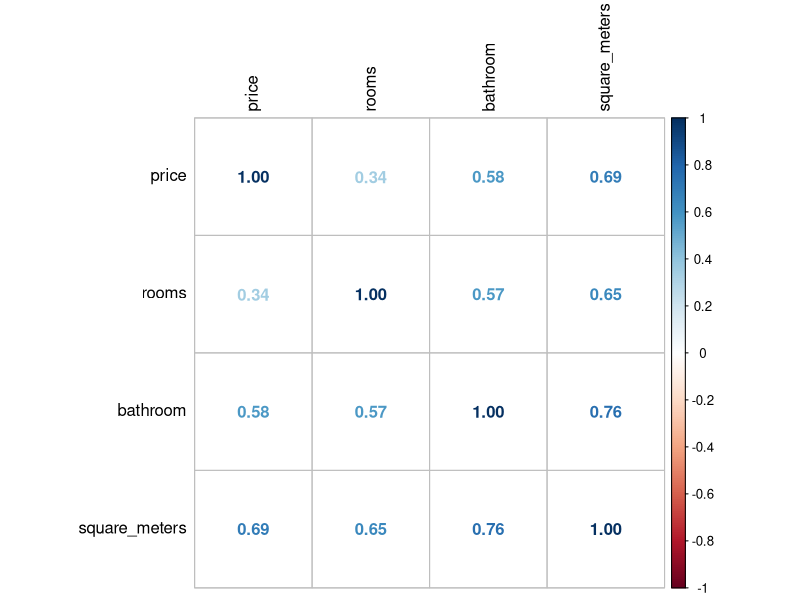
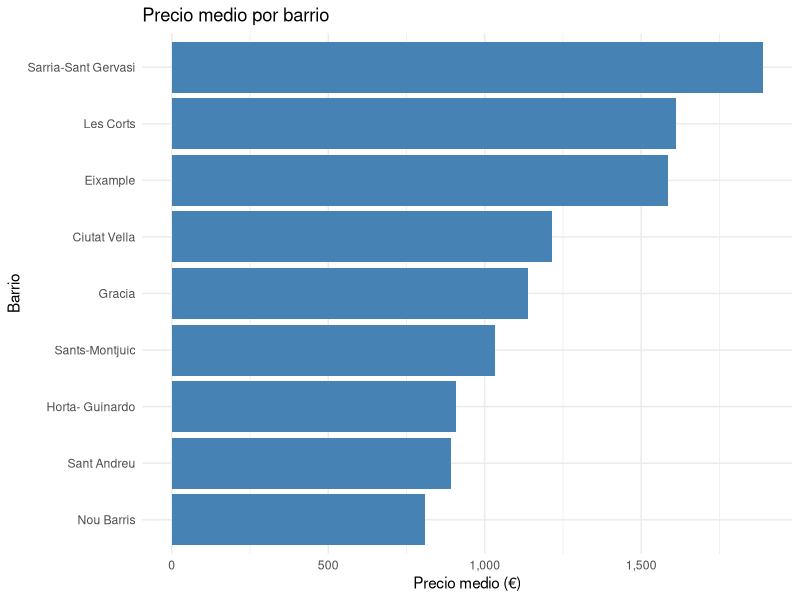
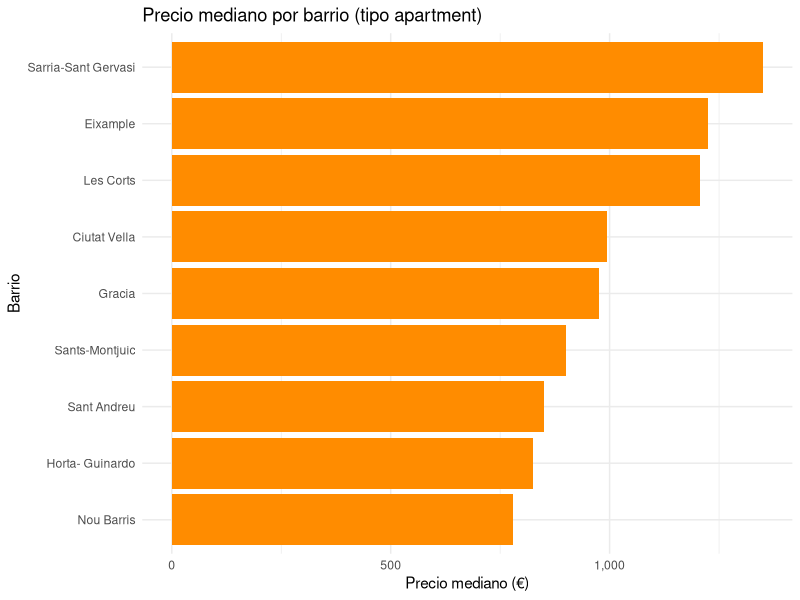
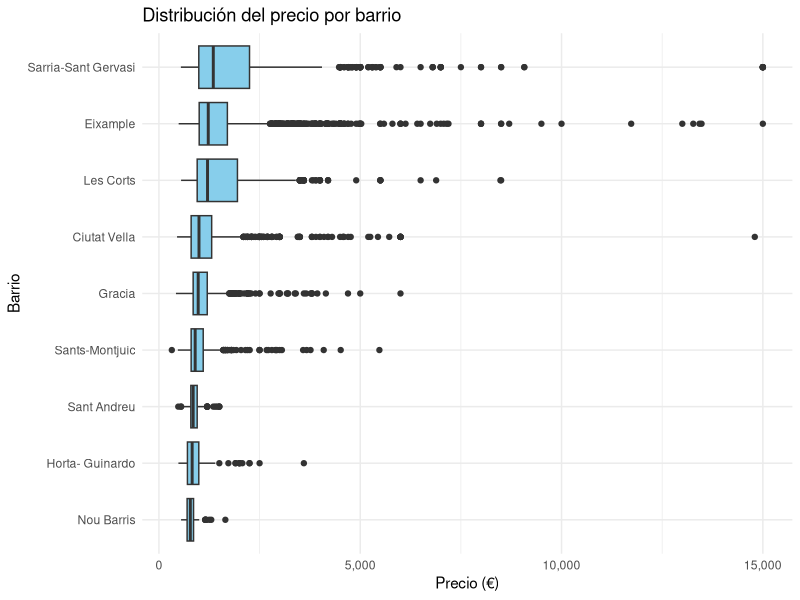
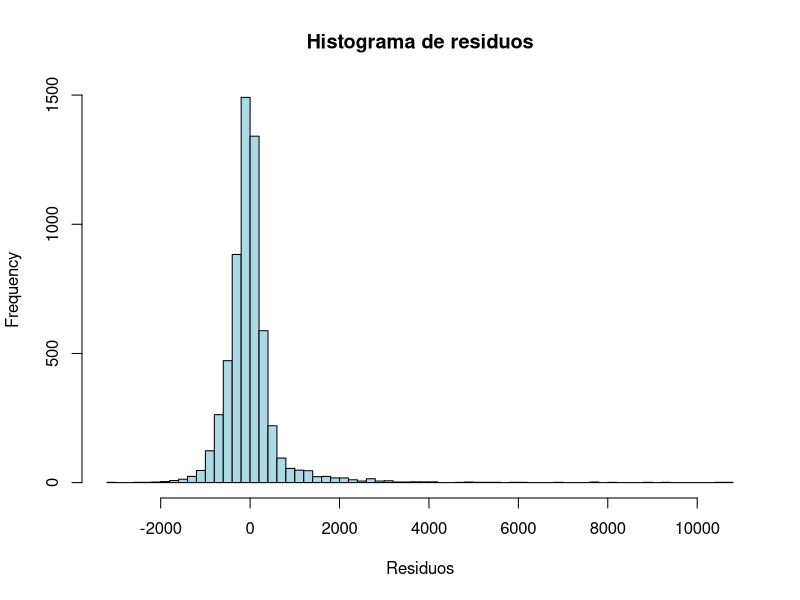
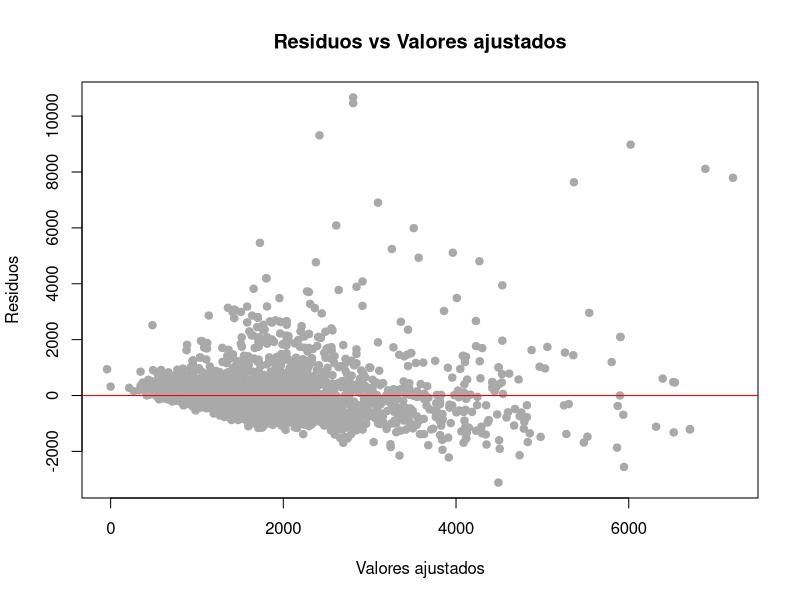
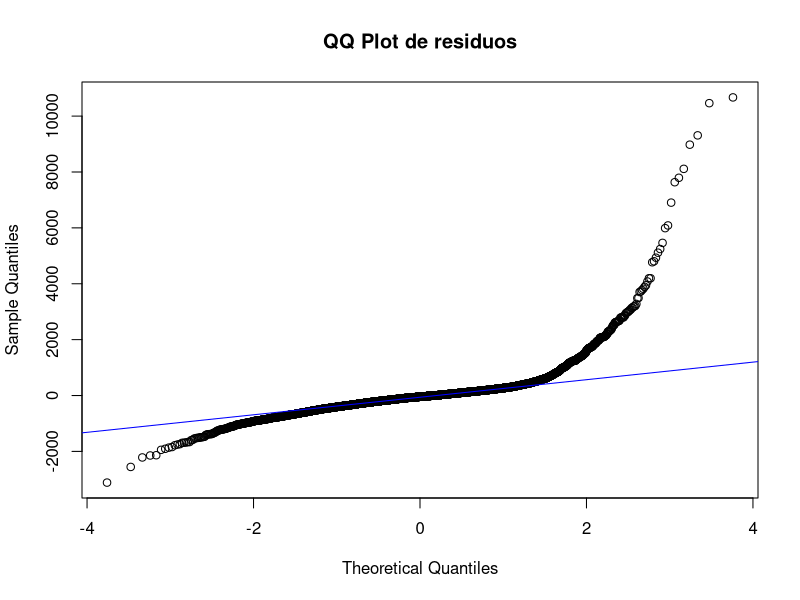
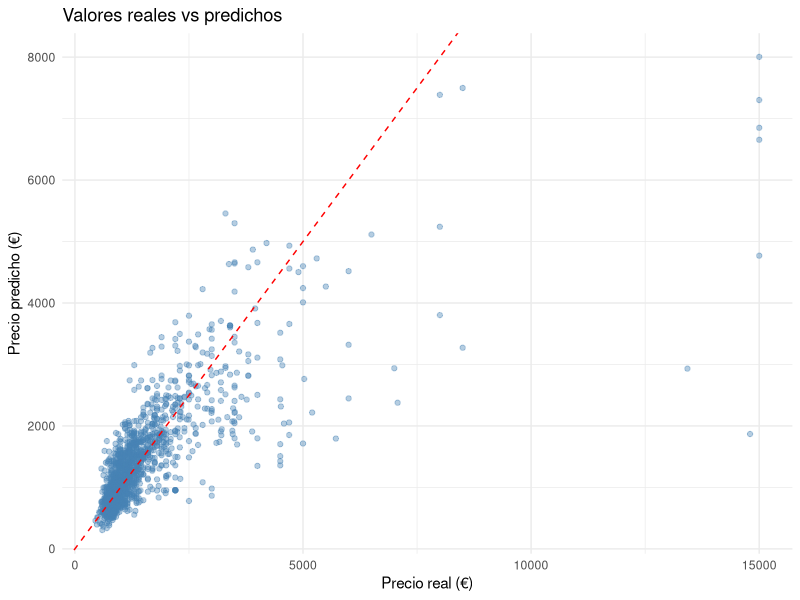

These charts were generated, in order, by the following R code:
## ---- chunk 1
knitr::opts_chunk$set(echo = TRUE)
## ---- chunk 2
library(tidyverse)
library(corrplot)

datos <- read_csv("Barcelona_Rent_Price_vf.csv", locale = locale(encoding = "UTF-8"))
head(datos)
## ---- chunk 3
datos_cuantitativas <- datos %>%
  select(price, rooms, bathroom, square_meters) %>%
  drop_na()

matriz_cor <- cor(datos_cuantitativas, method = "pearson")
matriz_cor

corrplot(matriz_cor, method = "number", tl.col = "black")

## ---- chunk 4
cor_precio <- sort(matriz_cor["price", -1], decreasing = TRUE)
cor_precio

## ---- chunk 5
datos <- datos %>%
  mutate(neighborhood = iconv(neighborhood, from = "", to = "UTF-8"))

datos_filtrados <- datos %>%
  filter(!is.na(price), !is.na(neighborhood), neighborhood != "")

datos_resumen <- datos_filtrados %>%
  group_by(neighborhood) %>%
  summarise(precio_medio = mean(price, na.rm = TRUE))

ggplot(datos_resumen, aes(x = reorder(neighborhood, precio_medio), y = precio_medio)) +
  geom_col(fill = "steelblue") +
  coord_flip() +
  labs(title = "Precio medio por barrio",
       x = "Barrio", y = "Precio medio (€)") +
  scale_y_continuous(labels = scales::comma) + 
  theme_minimal()

## ---- chunk 6
datos_mediana <- datos_filtrados %>%
  group_by(neighborhood) %>%
  summarise(precio_mediano = median(price, na.rm = TRUE))

ggplot(datos_mediana, aes(x = reorder(neighborhood, precio_mediano), y = precio_mediano)) +
  geom_col(fill = "darkorange") +
  coord_flip() +
  labs(
    title = "Precio mediano por barrio (tipo apartment)",
    x = "Barrio",
    y = "Precio mediano (€)"
  ) +
  scale_y_continuous(labels = scales::comma) +
  theme_minimal()
## ---- chunk 7
ggplot(datos_filtrados, aes(x = reorder(neighborhood, price, FUN = median), y = price)) +
  geom_boxplot(fill = "skyblue") +
  coord_flip() +
  labs(
    title = "Distribución del precio por barrio",
    x = "Barrio",
    y = "Precio (€)"
  ) +
  scale_y_continuous(labels = scales::comma) +
  theme_minimal()

## ---- chunk 8
set.seed(123) 

datos_modelo <- datos %>%
  filter(!is.na(price), !is.na(rooms), !is.na(bathroom), !is.na(square_meters),
         !is.na(lift), !is.na(terrace), !is.na(real_state), !is.na(neighborhood))

n <- nrow(datos_modelo)
train_indices <- sample(seq_len(n), size = 0.8 * n)

datos_train <- datos_modelo[train_indices, ]
datos_test <- datos_modelo[-train_indices, ]

cat("Tamaño conjunto de entrenamiento:", nrow(datos_train), "\n")
cat("Tamaño conjunto de prueba:", nrow(datos_test), "\n")
## ---- chunk 9
modelo_cuant <- lm(price ~ rooms + bathroom + square_meters, data = datos_train)
summary(modelo_cuant)
## ---- chunk 10
library(car)
vif(modelo_cuant)
## ---- chunk 11
library(dplyr)

datos_train$lift <- as.factor(datos_train$lift)
datos_train$terrace <- as.factor(datos_train$terrace)
datos_train$real_state <- as.factor(datos_train$real_state)
datos_train$neighborhood <- relevel(as.factor(datos_train$neighborhood), ref = "Sarria-Sant Gervasi")

modelo_completo <- lm(price ~ rooms + bathroom + square_meters +
                        lift + terrace + real_state + neighborhood,
                      data = datos_train)


summary(modelo_completo)

vif(modelo_completo)
## ---- chunk 12
residuos <- resid(modelo_completo)
valores_ajustados <- fitted(modelo_completo)

hist(residuos,
     breaks = 50,
     col = "lightblue",
     main = "Histograma de residuos",
     xlab = "Residuos")

plot(valores_ajustados, residuos,
     main = "Residuos vs Valores ajustados",
     xlab = "Valores ajustados",
     ylab = "Residuos",
     pch = 19, col = "darkgrey")
abline(h = 0, col = "red")

qqnorm(residuos, main = "QQ Plot de residuos")
qqline(residuos, col = "blue")
## ---- chunk 13
datos_test$lift <- as.factor(datos_test$lift)
datos_test$terrace <- as.factor(datos_test$terrace)
datos_test$real_state <- as.factor(datos_test$real_state)
datos_test$neighborhood <- relevel(as.factor(datos_test$neighborhood), ref = "Sarria-Sant Gervasi")

predicciones <- predict(modelo_completo, newdata = datos_test)

reales <- datos_test$price

rmse <- sqrt(mean((predicciones - reales)^2))
cat("RMSE:", round(rmse, 2))
## ---- chunk 14
library(ggplot2)

df_resultados <- data.frame(Reales = reales, Predichos = predicciones)

ggplot(df_resultados, aes(x = Reales, y = Predichos)) +
  geom_point(alpha = 0.4, color = "steelblue") +
  geom_abline(slope = 1, intercept = 0, color = "red", linetype = "dashed") +
  labs(
    title = "Valores reales vs predichos",
    x = "Precio real (€)",
    y = "Precio predicho (€)"
  ) +
  theme_minimal()
## ---- chunk 15
mape <- mean(abs((reales - predicciones) / reales)) * 100
cat("MAPE:", round(mape, 2), "%")
## ---- chunk 16

datos <- datos %>%
  mutate(square_meters_price = price / square_meters)

datos <- datos %>%
  mutate(square_meters_price_re = ifelse(square_meters_price < 20, 0, 1))

datos$square_meters_price_re <- as.factor(datos$square_meters_price_re)

head(datos)

datos_log <- datos %>%
  select(-price, -square_meters, -square_meters_price)

datos_log <- na.omit(datos_log)

set.seed(123)
n <- nrow(datos_log)
train_indices <- sample(seq_len(n), size = 0.8 * n)

datos_log_train <- datos_log[train_indices, ]
datos_log_test <- datos_log[-train_indices, ]

cat("Training:", nrow(datos_log_train), "observaciones\n")
cat("Test:", nrow(datos_log_test), "observaciones\n")

## ---- chunk 17
datos_log_train$lift <- as.factor(datos_log_train$lift)
datos_log_train$terrace <- as.factor(datos_log_train$terrace)
datos_log_train$real_state <- relevel(as.factor(datos_log_train$real_state), ref = "flat")
datos_log_train$neighborhood <- relevel(as.factor(datos_log_train$neighborhood), ref = "Ciutat Vella")

modelo_log <- glm(square_meters_price_re ~ ., data = datos_log_train, family = binomial)


summary(modelo_log)
## ---- chunk 18
or <- exp(coef(modelo_log))

or_ci <- exp(confint(modelo_log))

OR_tabla <- data.frame(
  OR = round(or, 3),
  CI_inf = round(or_ci[, 1], 3),
  CI_sup = round(or_ci[, 2], 3)
)

OR_tabla
## ---- chunk 19
datos_log_test$lift <- as.factor(datos_log_test$lift)
datos_log_test$terrace <- as.factor(datos_log_test$terrace)
datos_log_test$real_state <- relevel(as.factor(datos_log_test$real_state), ref = "flat")
datos_log_test$neighborhood <- relevel(as.factor(datos_log_test$neighborhood), ref = "Ciutat Vella")

probabilidades <- predict(modelo_log, newdata = datos_log_test, type = "response")

pred_clases <- ifelse(probabilidades >= 0.5, 1, 0)

reales <- as.numeric(as.character(datos_log_test$square_meters_price_re))

matriz_conf <- table(Predicho = pred_clases, Real = reales)
matriz_conf
## ---- chunk 20
VP <- matriz_conf["1", "1"]  # Verdaderos Positivos
VN <- matriz_conf["0", "0"]  # Verdaderos Negativos
FP <- matriz_conf["1", "0"]  # Falsos Positivos
FN <- matriz_conf["0", "1"]  # Falsos Negativos

sensibilidad <- VP / (VP + FN)
especificidad <- VN / (VN + FP)

cat("Sensibilidad:", round(sensibilidad, 3), "\n")
cat("Especificidad:", round(especificidad, 3), "\n")
## ---- chunk 21
datos_resultados <- datos_log_test
datos_resultados$probabilidad <- round(probabilidades, 4)

viviendas_caras <- datos_resultados[datos_resultados$probabilidad >= 0.5, ]

viviendas_caras_tabla <- viviendas_caras[, c("neighborhood", "real_state", "probabilidad")]

head(viviendas_caras_tabla, 10)
## ---- chunk 22
dev_null <- modelo_log$null.deviance       
dev_residual <- modelo_log$deviance       
df_diff <- modelo_log$df.null - modelo_log$df.residual  

chi_valor <- dev_null - dev_residual

p_valor <- pchisq(chi_valor, df = df_diff, lower.tail = FALSE)

cat("Chi-cuadrado:", round(chi_valor, 3), "\n")
cat("p-valor:", round(p_valor, 5), "\n")
## ---- chunk 23
library(pROC)

roc_obj <- roc(datos_log_test$square_meters_price_re, probabilidades)

auc_valor <- auc(roc_obj)
cat("AUC:", round(auc_valor, 3), "\n")


plot(roc_obj, col = "blue", main = "Curva ROC - Modelo Logístico")
abline(a = 0, b = 1, lty = 2, col = "gray")  
## ---- chunk 24
library(nnet)

datos$real_state <- as.factor(datos$real_state)

datos_multi <- datos[, c("real_state", "price", "rooms", "bathroom", "square_meters")]
datos_multi <- na.omit(datos_multi)

set.seed(123)
n <- nrow(datos_multi)
train_indices <- sample(1:n, size = 0.8 * n)

multi_train <- datos_multi[train_indices, ]
multi_test <- datos_multi[-train_indices, ]

modelo_multi <- multinom(real_state ~ price + rooms + bathroom + square_meters, data = multi_train)

pred_multi <- predict(modelo_multi, newdata = multi_test)

accuracy <- mean(pred_multi == multi_test$real_state)
cat("Precisión del modelo multinomial:", round(accuracy * 100, 2), "%\n")

table(Predicho = pred_multi, Real = multi_test$real_state)

## ---- chunk 25
library(knitr)

resumen <- data.frame(
  Apartado = c("1.1", "1.2", "1.3", "1.4", "1.5", "1.6", "1.7",
               "2.1–2.2", "2.3", "2.4", "2.5", "2.6", "2.7"),
  Pregunta = c(
    "¿Qué variables cuantitativas se relacionan con el precio?",
    "¿Qué barrios y tipos de vivienda tienen precios más altos?",
    "¿Cómo se dividen los datos en entrenamiento y test?",
    "¿Qué variables explican el precio con un modelo lineal?",
    "¿Mejora el modelo al añadir variables cualitativas?",
    "¿Cumple el modelo los supuestos de regresión lineal?",
    "¿Qué tan bien predice el modelo el precio?",
    "¿Qué factores explican si un piso es 'caro' (> 20€/m²)?",
    "¿Qué variables son factores de riesgo o protección?",
    "¿Qué tal clasifica el modelo logístico binario?",
    "¿Qué viviendas se predicen como caras?",
    "¿El modelo es estadísticamente válido y discriminativo?",
    "¿Se puede predecir el tipo de vivienda?"
  ),
  Resultado = c(
    "Mayor correlación: square_meters (0.69), bathroom (0.58)",
    "Barrios más caros: Sarria-Sant Gervasi, Eixample",
    "Train: 5883, Test: 1471 (80/20)",
    "R² ajustado = 0.5134; todas significativas",
    "R² ajustado = 0.5878; mejora sin colinealidad",
    "Residuos aceptables; ligera heterocedasticidad",
    "RMSE = 882.61 €, MAPE = 23.38%",
    "Variables clave: bathroom, terrace, tipo y barrio",
    "OR > 1: riesgo; OR < 1: protección (ej. rooms, lift)",
    "Sensibilidad: 36.9%; Especificidad: 95.3%",
    "Mayoría: Ciutat Vella, Eixample, tipo apartment",
    "Chi² = 1396.46 (p = 0); AUC = 0.807",
    "Precisión = 83.71%; buen resultado pero sesgo a 'flat'"
  ),
  Conclusión = c(
    "El tamaño y número de baños son claves para el precio",
    "El barrio influye fuertemente en el precio de alquiler",
    "División adecuada para modelado supervisado",
    "El modelo explica bien el precio con variables cuantitativas",
    "Mejora al añadir factores cualitativos; se mantiene estabilidad",
    "El modelo cumple los supuestos de regresión lineal",
    "El modelo funciona bien, aunque con margen de mejora en extremos",
    "Modelo logístico binario útil; factores claramente influyentes",
    "Algunos factores aumentan o reducen la probabilidad de ser 'caro'",
    "Detecta muy bien pisos baratos, peor los caros",
    "Zonas caras detectadas correctamente según el modelo",
    "El modelo tiene valor explicativo y buena discriminación",
    "Buen rendimiento general; necesita mejorar minorías"
  )
)

kable(resumen, format = "markdown", align = "l")
